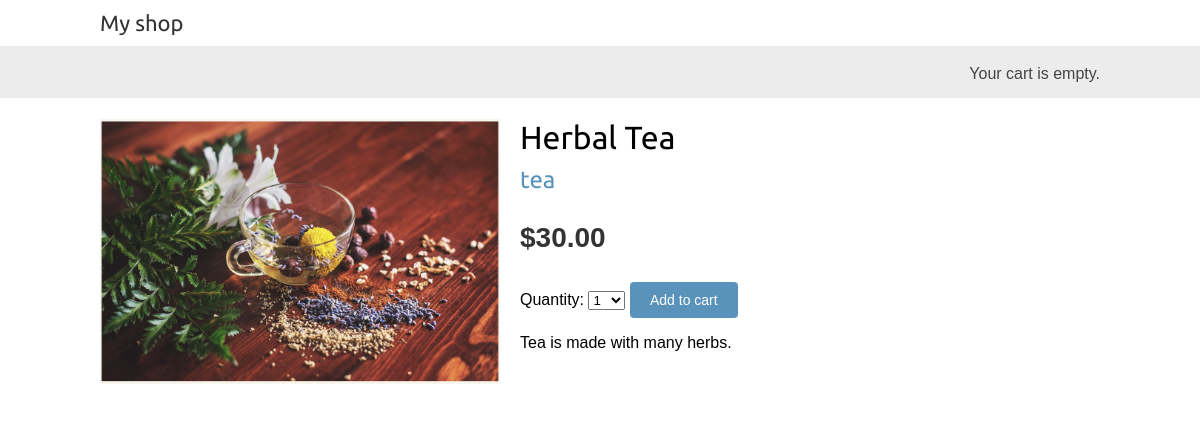
Screenshot of /2/herbal-tea/ with the database file from the repository.
### shop/models.py (models this page shows, shortened)
class Product(models.Model):
    category = models.ForeignKey(Category,related_name='products',on_delete=models.CASCADE)
    name = models.CharField(max_length=200)
    slug = models.SlugField(max_length=200)
    image = models.ImageField(upload_to='products/%Y/%m/%d',blank=True)
    description = models.TextField(blank=True)
    price = models.DecimalField(max_digits=10,decimal_places=2)
    available = models.BooleanField(default=True)
    created = models.DateTimeField(auto_now_add=True)
    updated = models.DateTimeField(auto_now=True)
    class Meta:
        ordering = ['name']
        indexes = [
            models.Index(fields=['id', 'slug']),
            models.Index(fields=['name']),
            models.Index(fields=['-created']),
        ]

class Category(models.Model):
    name = models.CharField(max_length=200)
    slug = models.SlugField(max_length=200,unique=True)
    class Meta:
        ordering = ['name']
        indexes = [
            models.Index(fields=['name']),
            ]
        verbose_name = 'category'
        verbose_name_plural = 'categories'
    def __str__(self):
        return self.name
    def get_absolute_url(self):
        return reverse('shop:product_list_by_category',
                       args=[self.slug]
        )

### shop/views.py (the view)
# urls.py: path('<int:id>/<slug:slug>/', views.product_detail, name='product_detail'),
def product_detail(request,id,slug):
    product = get_object_or_404(Product,
                                id=id,
                                slug=slug,
                                available=True
    )
    cart_product_form = CartAddProductForm()
    return render(request,
                  'shop/product/detail.html',
                  {'product': product,
                  'cart_product_form': cart_product_form}
    )

### cart/forms.py
class CartAddProductForm(forms.Form):
    quantity = forms.TypedChoiceField(
                                choices=PRODUCT_QUANTITY_CHOICES,
                                coerce=int
    )
    override = forms.BooleanField(required=False,
                                  initial=False,
                                  widget=forms.HiddenInput
    )

### shop/templates/shop/product/detail.html (shortened to what this page needs)
{% extends "shop/base.html" %}
{% load static %}
{% block content %}
  <div class="product-detail">
    <img src="{% if product.image %}{{ product.image.url }}{% else %}
    {% static "img/no_image.png" %}{% endif %}">
    <h1>{{ product.name }}</h1>
    <h2>
      <a href="{{ product.category.get_absolute_url }}">
        {{ product.category }}
      </a>
    </h2>
    <p class="price">${{ product.price }}</p>
    <form action="{% url "cart:cart_add" product.id %}" method="post">
      {{ cart_product_form }}
      <input type="submit" value="Add to cart">
    </form>
    {{ product.description|linebreaks }}
  </div>
{% endblock %}

### shop/static/css/base.css (style rules this page uses)
body { margin:0; padding:0; font-family:helvetica, sans-serif; }
h1, h2, h3, h4, h5 , h6 { font-family: 'Ubuntu', sans-serif; font-weight:normal; }
a { text-decoration:none; color:#5993bb; }
a.button, input[type="submit"] { color:#fff; background:#5993bb; border-radius:4px; padding:10px 20px; font-size:14px; border:0; }
.product-detail { text-align:justify; }
.product-detail .price { color:#333; font-size:28px; font-weight:bold; }
.product-detail img { width:40%; float:left; padding:0 20px 20px 0; }
.product-detail h1 { margin-bottom:0; }
.product-detail h2 { margin-top:10px; }

### rows the page displays
Product: image (picture), name "Herbal Tea", category "tea", price "30.00", description "Tea is made with many herbs."
